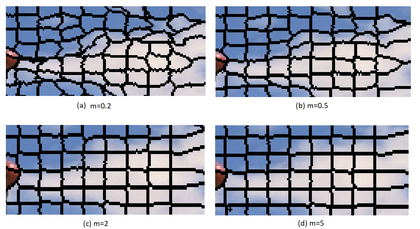
%> input picture Simple Linear Iterative Clustering/New Bitmap Image.bmp, 420 x 229 px, shrunk from 1142 x 623 before the run
$ octave --eval "result = orientedFilterMagnitude(imread('Simple Linear Iterative Clustering/New Bitmap Image.bmp'));"   (GNU Octave 9; MATLAB toolbox functions it lacks are replaced by stand-ins)
%> lines starting %> are read from the running program, lines starting %| are printed output that depends on the picture
function [mag,theta] = orientedFilterMagnitude(im)

%% SetUp
im=im2double(im);
K=75;
a=5;
b=25;
[X, Y] = meshgrid(-K:K, -K:K);
sigma=4;
%%

%% Creating the Gaussian Filter
G = exp((-a*X.^2 - b*Y.^2)/(sigma.^2));
G = G/sum(G(:));
%%

o=16;%No of orientations used
mag_oriented=zeros(size(im,1),size(im,2),o);
theta_oriented=zeros(size(im,1),size(im,2),o);

h = fspecial('sobel');

grad_x = imfilter(G, h');%, 'conv', 'same');
grad_y = imfilter(G, h);%, 'conv', 'same');

%theta_3 = zeros(size(im,1),size(im,2),3);

for i=1:1:o
    mag_3 = zeros(size(im,1),size(im,2),3);
    %disp(i)
    orientation=(i-1)*(180/o);
    % [8 lines of commented-out code are left out]

    orientation_orthonormal=(orientation+90);
    grad_orientation_orthogonal=(grad_x.*cos((orientation_orthonormal)))+(grad_y.*sin((orientation_orthonormal)));

    %A=[0,0,0;-1,0,1;0,0,0];
    %B=[0,1,0;0,0,0;0,-1,0];

    for j=1:3
    %Computing gradients
        im_grad_oriented_mag = imfilter(im(:,:,j),grad_orientation_orthogonal);
        mag_3(:,:,j) = im_grad_oriented_mag;
     end

    mag = sqrt(mag_3(:,:,1).^2 + mag_3(:,:,2).^2 + mag_3(:,:,3).^2);

    theta_oriented(:,:,i)=orientation; %in degrees
    mag_oriented(:,:,i)=mag;
end
%> this loop made 16 passes
%> pass 1, in orientedFilterMagnitude, `mag = sqrt(mag_3(:,:,1).^2 + mag_3(:,:,2).^2 + mag_3(:,:,3).^2);`:
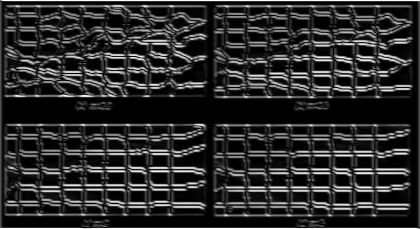
%> mag: size 229x420 double; min 3.82e-17, max 5.3, mean 0.939; drawn with min black and max white
%> pass 2, in orientedFilterMagnitude, `mag = sqrt(mag_3(:,:,1).^2 + mag_3(:,:,2).^2 + mag_3(:,:,3).^2);`:
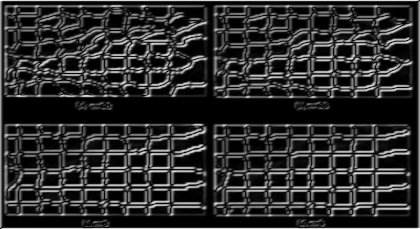
%> mag: size 229x420 double; min 3.79e-17, max 4.5, mean 0.825; drawn with min black and max white
%> pass 3, in orientedFilterMagnitude, `mag = sqrt(mag_3(:,:,1).^2 + mag_3(:,:,2).^2 + mag_3(:,:,3).^2);`:
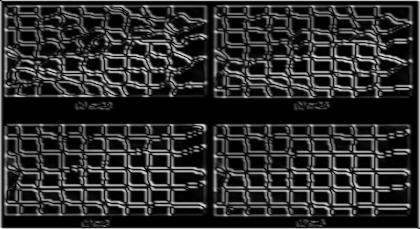
%> mag: size 229x420 double; min 2.64e-17, max 4.34, mean 0.775; drawn with min black and max white
%> after the loop:
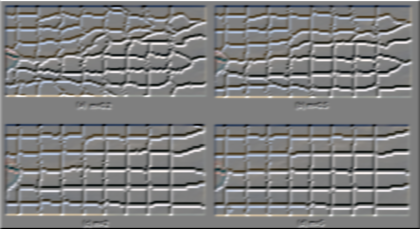
%> mag_3: size 229x420x3 double; mean R, G, B -7.23e-06, -7.19e-06, -6.47e-06; drawn with min black and max white

[mag,maxi]=max(mag_oriented,[],3);
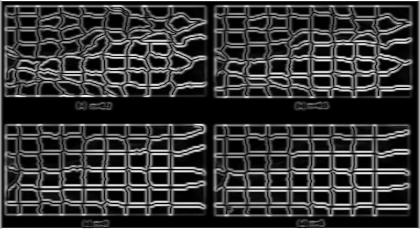
%> mag: size 229x420 double; min 3.85e-16, max 5.84, mean 1.25; drawn with min black and max white
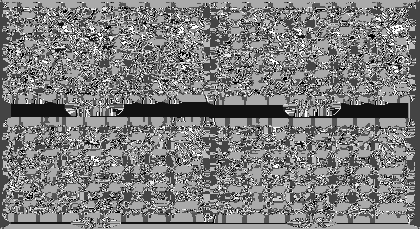
%> maxi: size 229x420 double; min 1, max 16, mean 8.37; drawn with min black and max white

% [4 lines of commented-out code are left out]
theta=(maxi-1)/o*180;
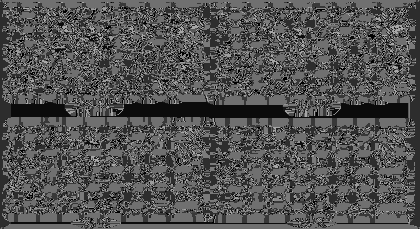
%> theta: size 229x420 double; min 0, max 168.8, mean 82.9
theta=theta.*pi/180; %nonmax.m requires theta in radians
end
